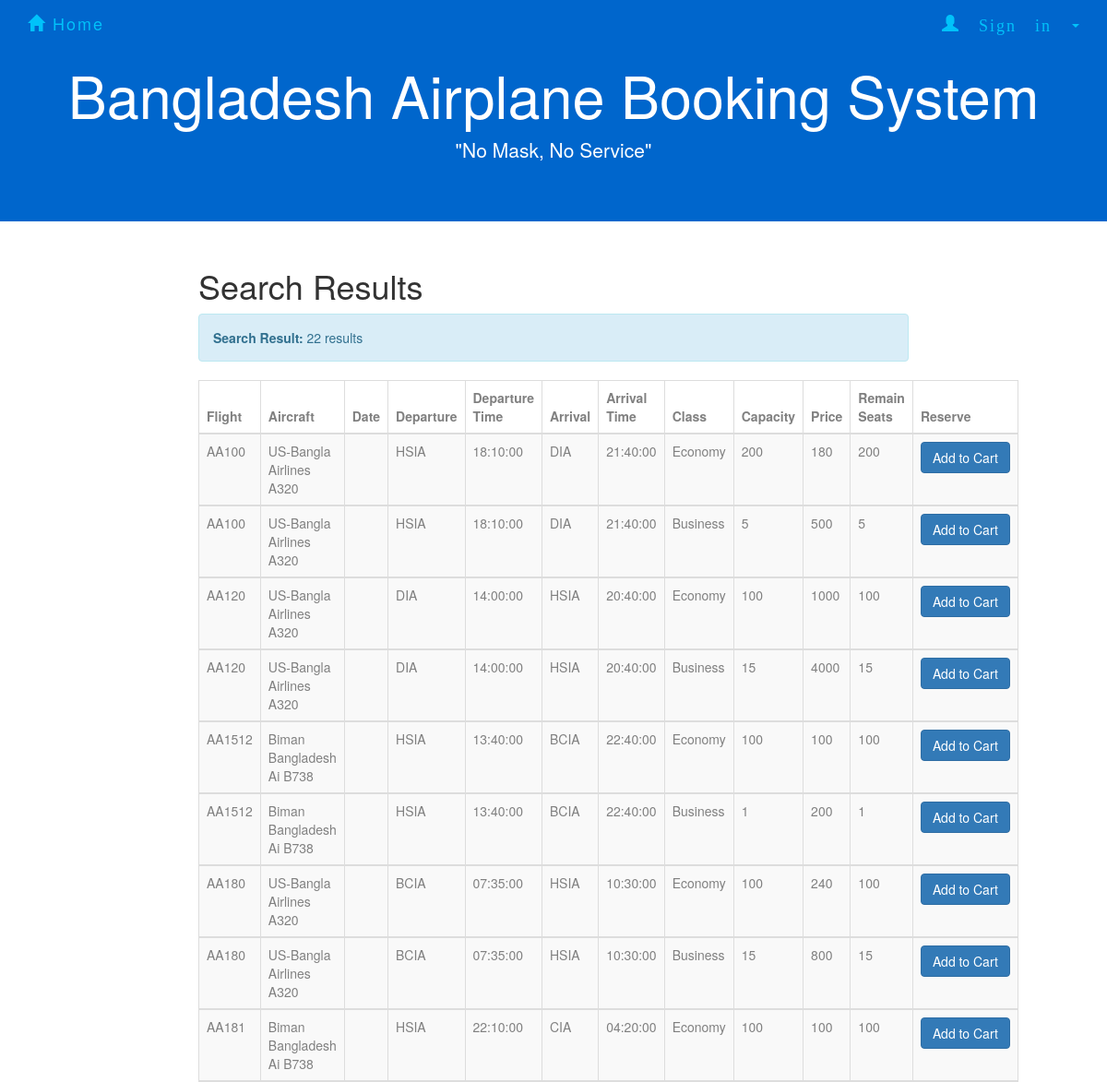
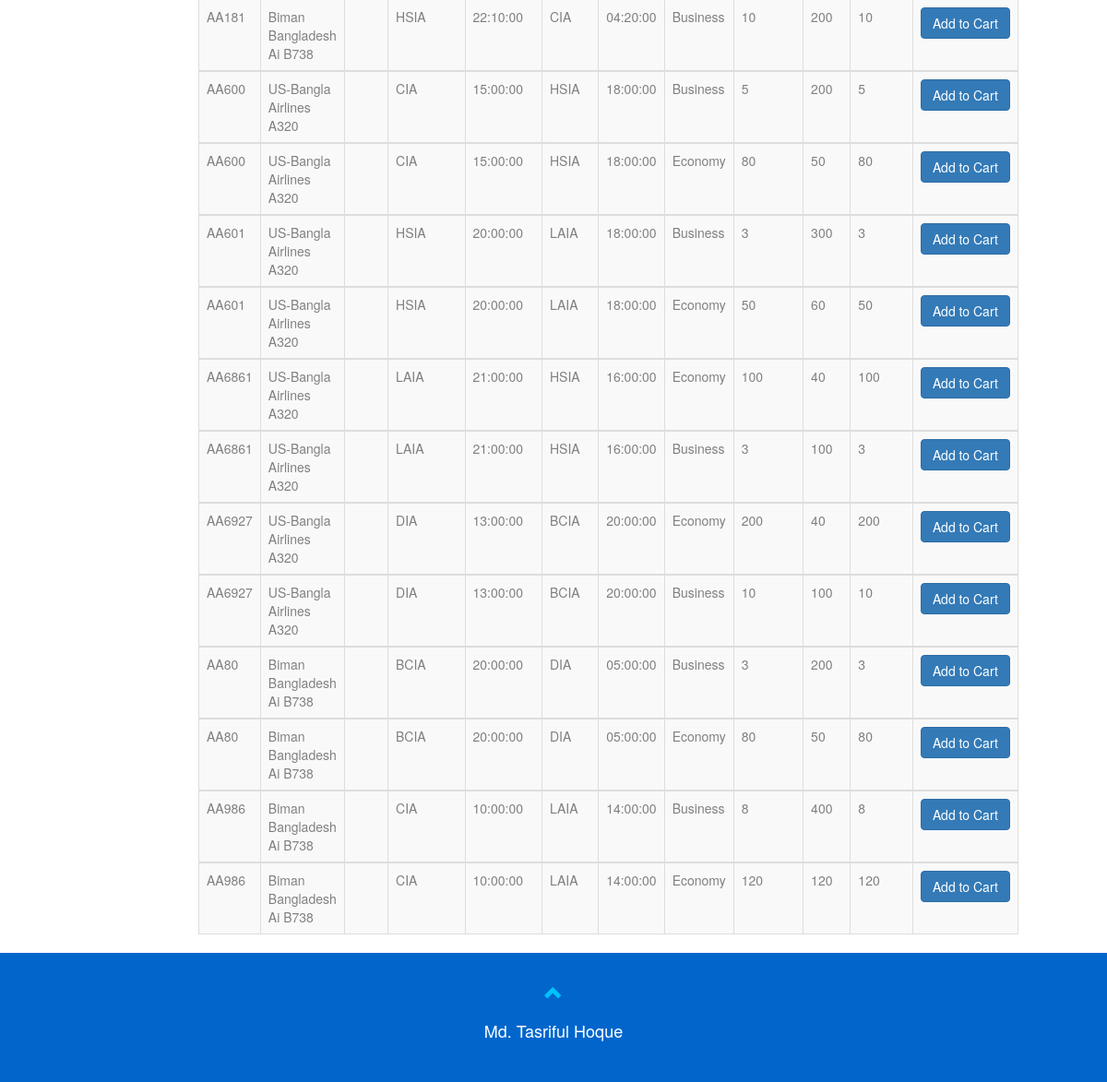
The app's page /SearchResultAll.php with its own data (2 pictures, top to bottom).
### tables this page shows
CREATE TABLE `flight` (
  `number` varchar(20) NOT NULL,
  `airplane_id` varchar(10) NOT NULL,
  `departure` varchar(10) NOT NULL,
  `d_time` time NOT NULL,
  `arrival` varchar(10) NOT NULL,
  `a_time` time NOT NULL,
  PRIMARY KEY (`number`),
  KEY `code_idx` (`departure`,`arrival`),
  KEY `airplaneid_idx` (`airplane_id`),
  KEY `arrival_idx` (`arrival`),
  CONSTRAINT `airplaneid` FOREIGN KEY (`airplane_id`) REFERENCES `airplane` (`ID`) ON DELETE CASCADE ON UPDATE CASCADE,
  CONSTRAINT `arrival` FOREIGN KEY (`arrival`) REFERENCES `airport` (`code`) ON DELETE CASCADE ON UPDATE CASCADE,
  CONSTRAINT `departure` FOREIGN KEY (`departure`) REFERENCES `airport` (`code`) ON DELETE CASCADE ON UPDATE CASCADE
);

CREATE TABLE `class` (
  `number` varchar(10) NOT NULL,
  `name` varchar(20) NOT NULL,
  `capacity` int(11) NOT NULL,
  `price` float NOT NULL,
  PRIMARY KEY (`number`,`name`),
  KEY `number_idx` (`number`),
  CONSTRAINT `number` FOREIGN KEY (`number`) REFERENCES `flight` (`number`) ON DELETE CASCADE ON UPDATE CASCADE
);

CREATE TABLE `airplane` (
  `ID` varchar(10) NOT NULL,
  `type` varchar(10) NOT NULL,
  `company` varchar(20) NOT NULL,
  PRIMARY KEY (`ID`)
);

### SearchResultAll.php (the view, shortened to what this page needs)
<!DOCTYPE html>
<html>
<html lang="en">
<head>
    <link rel="stylesheet" href="http://maxcdn.bootstrapcdn.com/bootstrap/3.3.5/css/bootstrap.min.css">
    <link rel="stylesheet" href="forcompany.css">
    <link rel="stylesheet" href="homepage.css">
    <link rel="stylesheet" href="AdminSignin.css">
  <link rel="stylesheet" type="text/css" href="Search.css">
 </head>
<body>
<nav class="navbar navbar-default navbar-fixed-top">
        <div class="container">
            <div class="navbar-header">
                <a class="navbar-brand" href="homepage.html"><span class="glyphicon glyphicon-home"></span> Home</a>
            </div>
            <div class="collapse navbar-collapse" id="myNavbar">
                <ul class="nav navbar-nav navbar-right">
                    <li class="dropdown" id = "new">
                        <a class="dropdown-toggle" data-toggle="dropdown" href="#"><span class="glyphicon glyphicon-user"> Sign in&nbsp;</span><span class="caret"></span>
                        </a>
                          </li>
                        </ul>
            </div>
        </div>
    </nav>
<div class="jumbotron text-center">
        <h1>Bangladesh Airplane Booking System</h1>
        <p>"No Mask, No Service"</p>
</div>
<div class="container-fluid text-center">
  <div class="row content">
    <div class="col-sm-2 sidenav">
    </div>
    <div class="col-sm-8 text-left">
      <h1>Search Results</h1>
<?php
include_once 'dbconnect2.php';
$selectdate = $_POST["selectdate"];
global $sql, $availableNumber;
    $sql = "SELECT *
            FROM flight FL,  class C, airplane AP
            WHERE (FL.number = C.number) AND (FL.airplane_id = AP.ID)
            ORDER BY FL.number";
$result = mysqli_query($con,$sql);
$rowcount = mysqli_num_rows($result);
if($rowcount == 0){
    echo "<div class='alert alert-info'><strong>Search Result: </strong>".$rowcount." result</div>";
}
else{
echo "<div class='alert alert-info'><strong>Search Result: </strong>".$rowcount." results</div>";
echo "<table class='table table-bordered table-striped table-hover'>
      <thead>
      <tr>
        <th>Flight</th>
        <th>Aircraft</th>
        <th>Date</th>
        <th>Departure</th>
        <th>Departure Time</th>
        <th>Arrival</th>
        <th>Arrival Time</th>
        <th>Class</th>
        <th>Capacity</th>
        <th>Price</th>
        <th>Remain Seats</th>
        <th>Reserve</th>
      </tr>
      </thead>";
while($row = mysqli_fetch_array($result)) {
    echo "<tbody><tr>";
    echo "<td>" . $row['number'] . "</td>";
    echo "<td>" . $row['company']." ".$row['type']. "</td>";
    echo "<td>" . $selectdate . "</td>";
    echo "<td>" . $row['departure'] . "</td>";
    echo "<td>" . $row['d_time'] . "</td>";
    echo "<td>" . $row['arrival'] . "</td>";
    echo "<td>" . $row['a_time'] . "</td>";
    echo "<td>" . $row['name'] . "</td>";
    echo "<td>" . $row['capacity'] . "</td>";
    echo "<td>" . $row['price'] . "</td>";
        $seatreserved = "SELECT flightno, classtype, COUNT(*)
                    FROM book B
                    WHERE B.date = '".$selectdate."' AND B.flightno = '".$row['number']."'AND B.classtype ='".$row['name']."' AND paid=1
                    GROUP BY flightno, classtype";
        $reserved = mysqli_query($con, $seatreserved);
        $reservedNumber = mysqli_fetch_array($reserved);
        $capacity = mysqli_query($con, "SELECT capacity FROM class C WHERE C.number='".$row['number']."' AND C.name= '".$row['name']."'");
        $capacityNumber = mysqli_fetch_array($capacity);
        if(mysqli_num_rows($reserved)>0){
            $availableNumber = $capacityNumber['capacity'] - $reservedNumber['COUNT(*)'];
        }else{
            $availableNumber = $capacityNumber['capacity'];
        }
        echo "<td>".$availableNumber."</td>";
    if($availableNumber>0){
    echo '<td>
        <form action="shoppingcart.php" method="post">
        <input type="hidden" name="flightno" value="'.$row['number'].'">
        <input type="hidden" name="classtype" value="'.$row['name'].'">
        <input type="hidden" name="price" value="'.$row['price'].'">
        <input type="hidden" name="date" value="'.$selectdate.'">
        <input type="hidden" name="type" value="all">
        <button type="submit" class="btn btn-primary">Add to Cart</button>
        </form>
        </td>';
    }else{
        echo "<td><button type='button' class='btn btn-warning' onclick='myFunction()'>Not Available</button></td>";
    }
    echo "</tr>";
}
echo " </tbody></table>";
}
?>
    </div>
  </div>
</div>
<footer class="container-fluid text-center">
        <a href="#signUpPage" title="To Top">
            <span class="glyphicon glyphicon-chevron-up"></span>
        </a>
        <p>Md. Tasriful Hoque</p>
</footer>
</body>
</html>

### forcompany.css (style rules this page uses)
.jumbotron { background-color: #0066cc; color: #ffffff; }
.navbar { margin-bottom: 0; background-color: #0066cc; border: 0; font-size: 18px !important; letter-spacing: 2px; opacity: 0.9; }
.navbar li a, .navbar .navbar-brand { color: #00ccff !important; }
footer { background-color: #0066cc; color: #fff; padding: 32px; font-size: 18px; }
footer .glyphicon { font-size: 20px; margin-bottom: 20px; color: #00ccff; opacity: 0.9; }

### AdminSignin.css (style rules this page uses)
th { width: 50px; height: 10px; color: gray; }
td { color: gray; }

### Search.css (style rules this page uses)
.jumbotron { background-color: #0066cc; color: #ffffff; }
.navbar { margin-bottom: 0; background-color: #0066cc; border: 0; font-size: 18px !important; letter-spacing: 2px; opacity: 0.9; }
.navbar li a, .navbar .navbar-brand { color: #00ccff !important; }
footer { background-color: #0066cc; color: #fff; padding: 32px; font-size: 18px; }
footer .glyphicon { font-size: 20px; margin-bottom: 20px; color: #00ccff; opacity: 0.9; }

### records on screen
flight: class.number "AA100", airplane.company "US-Bangla Airlines", airplane.type "A320", departure "HSIA", d_time "18:10:00", arrival "DIA", a_time "21:40:00", class.name "Economy", class.capacity "200", class.price "180", class.name "Business", class.capacity "5", class.price "500"
flight: class.number "AA120", airplane.company "US-Bangla Airlines", airplane.type "A320", departure "DIA", d_time "14:00:00", arrival "HSIA", a_time "20:40:00", class.name "Economy", class.capacity "100", class.price "1000", class.name "Business", class.capacity "15", class.price "4000"
flight: class.number "AA1512", airplane.company "Biman Bangladesh Ai", airplane.type "B738", departure "HSIA", d_time "13:40:00", arrival "BCIA", a_time "22:40:00", class.name "Economy", class.capacity "100", class.price "100", class.name "Business", class.capacity "1", class.price "200"
flight: class.number "AA180", airplane.company "US-Bangla Airlines", airplane.type "A320", departure "BCIA", d_time "07:35:00", arrival "HSIA", a_time "10:30:00", class.name "Economy", class.capacity "100", class.price "240", class.name "Business", class.capacity "15", class.price "800"
flight: class.number "AA181", airplane.company "Biman Bangladesh Ai", airplane.type "B738", departure "HSIA", d_time "22:10:00", arrival "CIA", a_time "04:20:00", class.name "Economy", class.capacity "100", class.price "100", class.name "Business", class.capacity "10", class.price "200"
flight: class.number "AA600", airplane.company "US-Bangla Airlines", airplane.type "A320", departure "CIA", d_time "15:00:00", arrival "HSIA", a_time "18:00:00", class.name "Business", class.capacity "5", class.price "200", class.name "Economy", class.capacity "80", class.price "50"
flight: class.number "AA601", airplane.company "US-Bangla Airlines", airplane.type "A320", departure "HSIA", d_time "20:00:00", arrival "LAIA", a_time "18:00:00", class.name "Business", class.capacity "3", class.price "300", class.name "Economy", class.capacity "50", class.price "60"
flight: class.number "AA6861", airplane.company "US-Bangla Airlines", airplane.type "A320", departure "LAIA", d_time "21:00:00", arrival "HSIA", a_time "16:00:00", class.name "Economy", class.capacity "100", class.price "40", class.name "Business", class.capacity "3", class.price "100"
flight: class.number "AA6927", airplane.company "US-Bangla Airlines", airplane.type "A320", departure "DIA", d_time "13:00:00", arrival "BCIA", a_time "20:00:00", class.name "Economy", class.capacity "200", class.price "40", class.name "Business", class.capacity "10", class.price "100"
flight: class.number "AA80", airplane.company "Biman Bangladesh Ai", airplane.type "B738", departure "BCIA", d_time "20:00:00", arrival "DIA", a_time "05:00:00", class.name "Business", class.capacity "3", class.price "200", class.name "Economy", class.capacity "80", class.price "50"
flight: class.number "AA986", airplane.company "Biman Bangladesh Ai", airplane.type "B738", departure "CIA", d_time "10:00:00", arrival "LAIA", a_time "14:00:00", class.name "Business", class.capacity "8", class.price "400", class.name "Economy", class.capacity "120", class.price "120"

### other values on screen
$rowcount "22"
